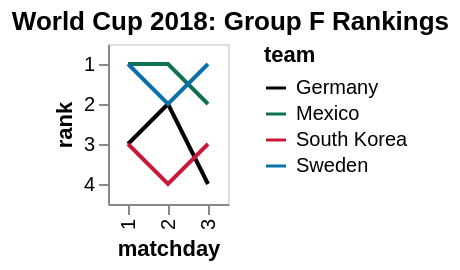

Here is the Vega-Lite specification saved for this chart:
### Vega specification from a JSON file in a GitHub repository (floating-point values rounded to 4 significant figures)
{"$schema": "https://vega.github.io/schema/vega/v5.json", "autosize": "pad", "padding": 5, "title": {"text": "World Cup 2018: Group F Rankings", "frame": "bounds"}, "style": "cell", "data": [{"name": "source_0", "values": [{"team": "Germany", "matchday": 1, "point": 0, "diff": -1}, {"team": "Mexico", "matchday": 1, "point": 3, "diff": 1}, {"team": "South Korea", "matchday": 1, "point": 0, "diff": -1}, {"team": "Sweden", "matchday": 1, "point": 3, "diff": 1}, {"team": "Germany", "matchday": 2, "point": 3, "diff": 0}, {"team": "Mexico", "matchday": 2, "point": 6, "diff": 2}, {"team": "South Korea", "matchday": 2, "point": 0, "diff": -2}, {"team": "Sweden", "matchday": 2, "point": 3, "diff": 0}, {"team": "Germany", "matchday": 3, "point": 3, "diff": -2}, {"team": "Mexico", "matchday": 3, "point": 6, "diff": -1}, {"team": "South Korea", "matchday": 3, "point": 3, "diff": 0}, {"team": "Sweden", "matchday": 3, "point": 6, "diff": 3}]}, {"name": "data_0", "source": "source_0", "transform": [{"type": "window", "params": [null], "as": ["rank"], "ops": ["rank"], "fields": [null], "sort": {"field": ["point", "diff"], "order": ["descending", "descending"]}, "groupby": ["matchday"]}]}], "signals": [{"name": "x_step", "value": 20}, {"name": "width", "update": "bandspace(domain('x').length, 1, 0.5) * x_step"}, {"name": "y_step", "value": 20}, {"name": "height", "update": "bandspace(domain('y').length, 1, 0.5) * y_step"}], "marks": [{"name": "pathgroup", "type": "group", "from": {"facet": {"name": "faceted_path_main", "data": "data_0", "groupby": ["team"]}}, "encode": {"update": {"width": {"field": {"group": "width"}}, "height": {"field": {"group": "height"}}}}, "marks": [{"name": "marks", "type": "line", "style": ["line"], "sort": {"field": "datum[\"matchday\"]", "order": "descending"}, "from": {"data": "faceted_path_main"}, "encode": {"update": {"stroke": {"scale": "color", "field": "team"}, "tooltip": {"signal": "{\"matchday\": datum[\"matchday\"], \"rank\": datum[\"rank\"], \"team\": datum[\"team\"]}"}, "x": {"scale": "x", "field": "matchday"}, "y": {"scale": "y", "field": "rank"}}}}]}], "scales": [{"name": "x", "type": "point", "domain": {"data": "data_0", "field": "matchday", "sort": true}, "range": {"step": {"signal": "x_step"}}, "padding": 0.5}, {"name": "y", "type": "point", "domain": {"data": "data_0", "field": "rank", "sort": true}, "range": {"step": {"signal": "y_step"}}, "padding": 0.5}, {"name": "color", "type": "ordinal", "domain": ["Germany", "Mexico", "South Korea", "Sweden"], "range": ["black", "#127153", "#C91A3C", "#0C71AB"], "interpolate": "hcl"}], "axes": [{"scale": "x", "orient": "bottom", "grid": false, "title": "matchday", "labelAlign": "right", "labelAngle": 270, "labelBaseline": "middle", "labelOverlap": true, "zindex": 1}, {"scale": "y", "orient": "left", "grid": false, "title": "rank", "labelOverlap": true, "zindex": 1}], "legends": [{"stroke": "color", "gradientLength": {"signal": "clamp(height, 64, 200)"}, "symbolType": "stroke", "title": "team"}]}
